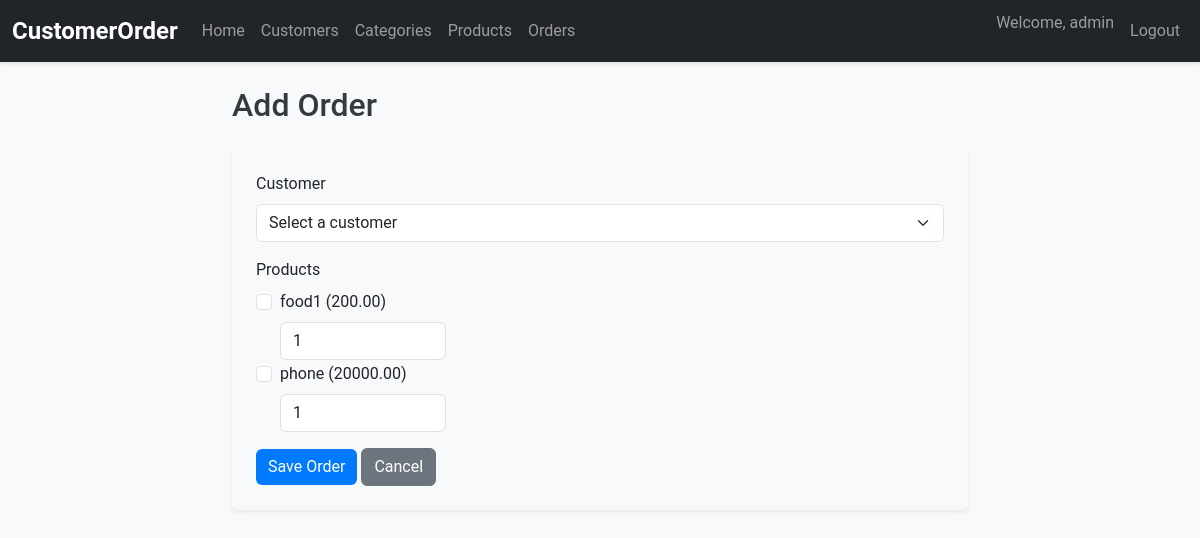
/orders/add/ (signed in), run on the app's committed database.
### core/models.py (models this page shows, shortened)
class Product(models.Model):
    name = models.CharField(max_length=100)
    category = models.ForeignKey(Category, on_delete=models.CASCADE, related_name='products')
    price = models.DecimalField(max_digits=10, decimal_places=2)
    description = models.TextField(blank=True, null=True)

### core/views.py (the view, shortened to what this page needs)
# urls.py: path('orders/add/', views.OrderCreateView.as_view(), name='order_add'),
class OrderCreateView(LoginRequiredMixin, View):
    def get(self, request):
        customers = Customer.objects.all()
        products = Product.objects.all()
        return render(request, 'order_form.html', {'customers': customers, 'products': products})

### templates/order_form.html (shortened to what this page needs)
{% extends 'base.html' %}
{% load static %}
{% block content %}
    <div class="row justify-content-center">
        <div class="col-md-8">
            <h2 class="mb-4">Add Order</h2>
            <form method="POST" class="p-4 bg-light rounded shadow-sm">
                <div class="mb-3">
                    <label for="customer" class="form-label">Customer</label>
                    <select name="customer" id="customer" class="form-select" required>
                        <option value="">Select a customer</option>
                    </select>
                </div>
                <div class="mb-3">
                    <label class="form-label">Products</label>
                    {% for product in products %}
                        <div class="form-check">
                            <input type="checkbox" name="products" value="{{ product.id }}" id="product_{{ product.id }}" class="form-check-input">
                            <label for="product_{{ product.id }}" class="form-check-label">
                                {{ product.name }} ({{ product.price }})
                            </label>
                            <input type="number" name="quantity_{{ product.id }}" min="1" value="1" class="form-control mt-2 w-25" placeholder="Quantity">
                        </div>
                    {% endfor %}
                </div>
                <button type="submit" class="btn btn-primary">Save Order</button>
                <a href="{% url 'orders' %}" class="btn btn-secondary">Cancel</a>
            </form>
        </div>
    </div>
{% endblock %}

### templates/base.html (shortened to what this page needs)
{% load static %}
<!DOCTYPE html>
<html lang="en">
<head>
    <link href="https://cdn.jsdelivr.net/npm/bootstrap@5.3.3/dist/css/bootstrap.min.css" rel="stylesheet">
    <link rel="stylesheet" href="{% static 'css/styles.css' %}">
</head>
<body>
    <nav class="navbar navbar-expand-lg navbar-dark bg-dark">
        <div class="container-fluid">
            <a class="navbar-brand" href="{% url 'home' %}">CustomerOrder</a>
            <div class="collapse navbar-collapse" id="navbarNav">
                <ul class="navbar-nav me-auto">
                    <li class="nav-item">
                        <a class="nav-link" href="{% url 'home' %}">Home</a>
                    </li>
                    <li class="nav-item">
                        <a class="nav-link" href="{% url 'customers' %}">Customers</a>
                    </li>
                    <li class="nav-item">
                        <a class="nav-link" href="{% url 'categories' %}">Categories</a>
                    </li>
                    <li class="nav-item">
                        <a class="nav-link" href="{% url 'products' %}">Products</a>
                    </li>
                    <li class="nav-item">
                        <a class="nav-link" href="{% url 'orders' %}">Orders</a>
                    </li>
                </ul>
                <ul class="navbar-nav">
                    {% if user.is_authenticated %}
                        <li class="nav-item">
                            <span class="navbar-text me-2">Welcome, {{ user.username }}</span>
                        </li>
                        <li class="nav-item">
                            <a class="nav-link btn btn-outline-light" href="{% url 'logout' %}">Logout</a>
                        </li>
                    {% else %}
                        <li class="nav-item">
                            <a class="nav-link btn btn-outline-light" href="{% url 'oidc_authentication_init' %}">Login</a>
                        </li>
                    {% endif %}
                </ul>
            </div>
        </div>
    </nav>
    <div class="container my-4">
        {% block content %}
        {% endblock %}
    </div>
</body>
</html>

### static/css/styles.css (style rules this page uses)
body { font-family: 'Roboto', sans-serif; background-color: #f8f9fa; }
.navbar-brand { font-weight: bold; font-size: 1.5rem; }
.navbar { box-shadow: 0 2px 4px rgba(0, 0, 0, 0.1); }
.btn-primary { background-color: #007bff; border: none; transition: background-color 0.3s; }
h2 { color: #343a40; margin-bottom: 20px; }

### data on the page
Product: name "food1", price "200.00", id "1"
Product: name "phone", price "20000.00"

### other printed values
{{ user.username }} "admin"
